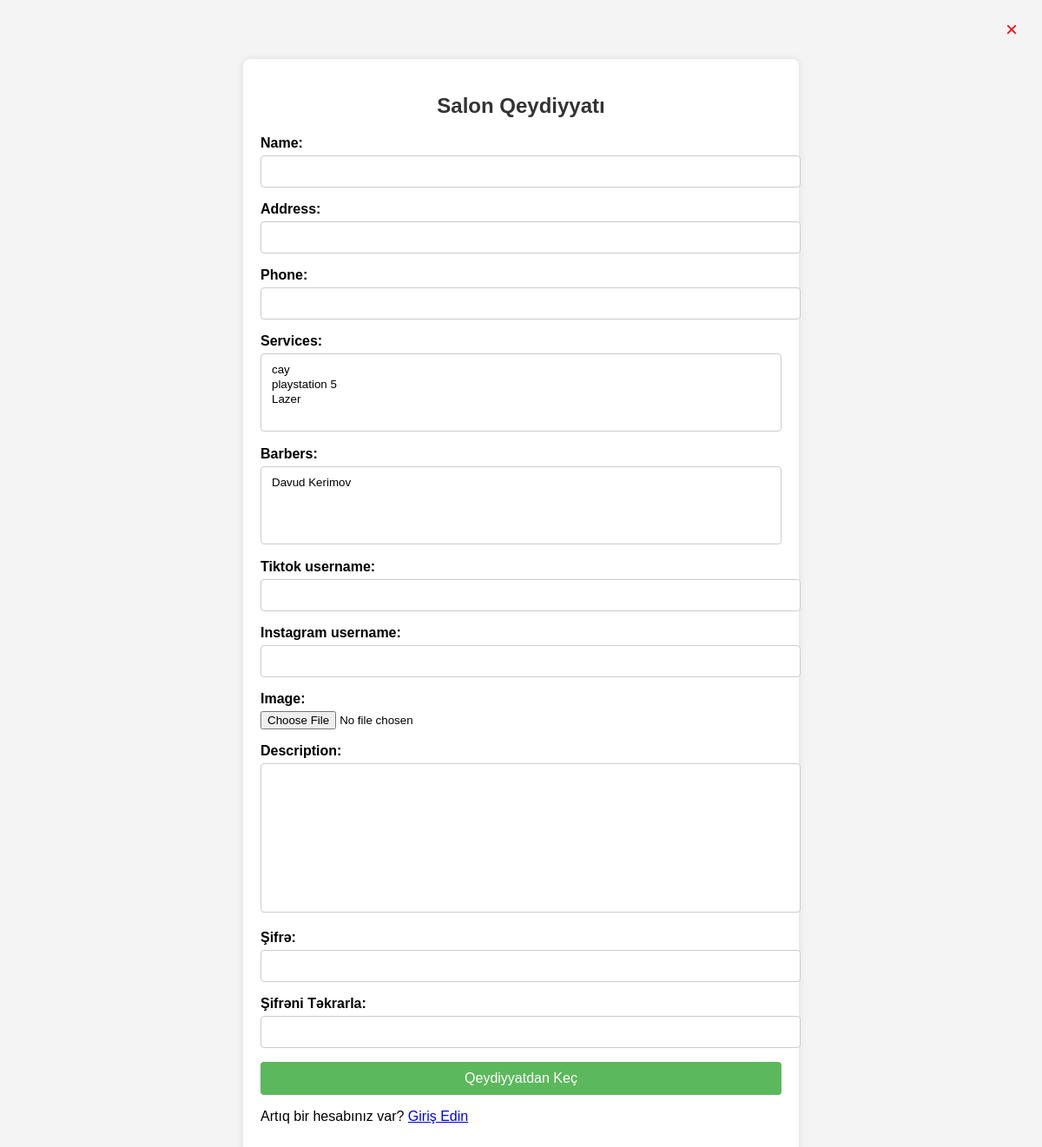
Page /users/register_salon/ on the earlier database version.
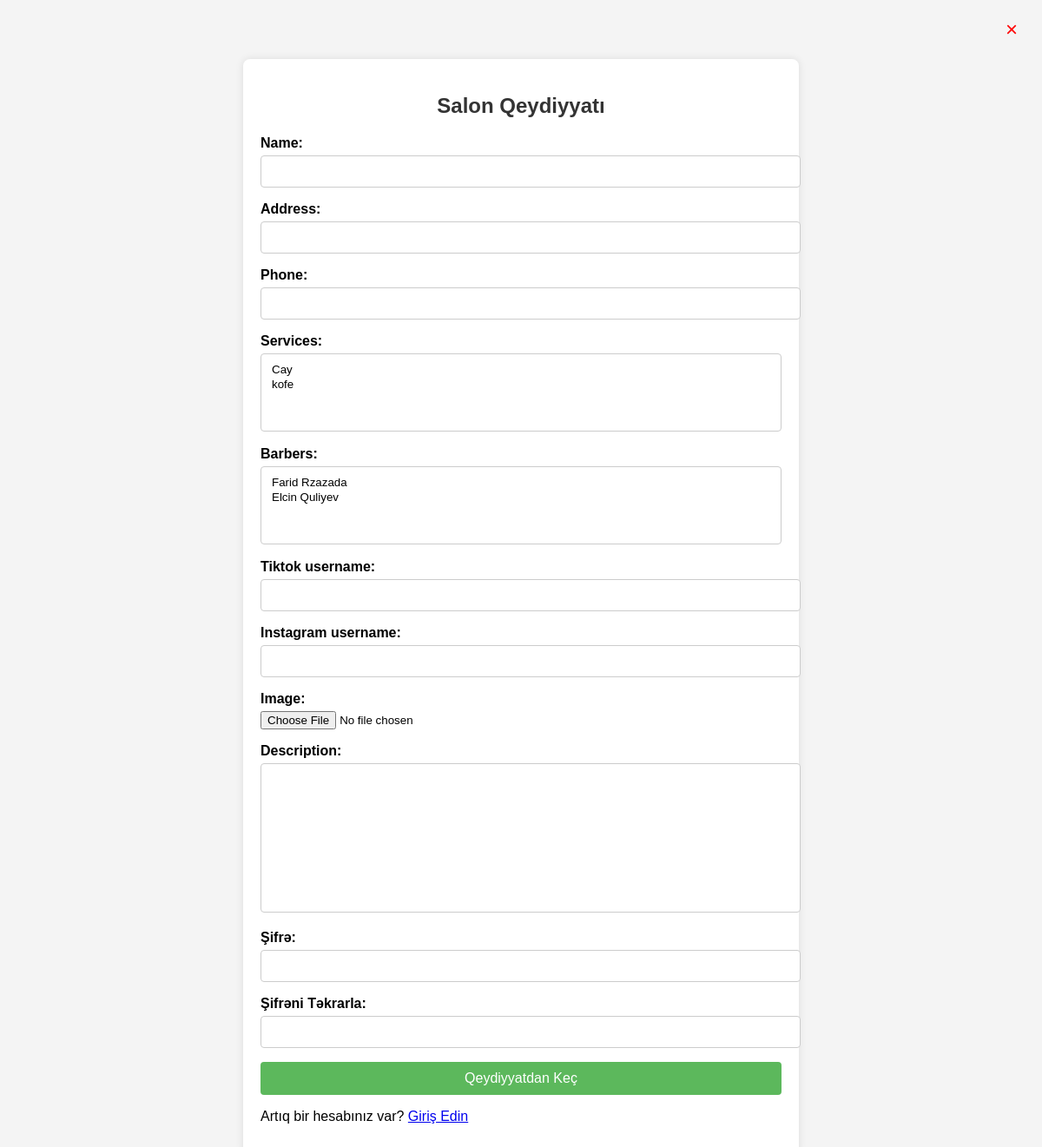
Same page on the later database version.
### users/views.py (the view)
# urls.py: path('register_salon/', views.register_salon, name='register_salon'),
def register_salon(request):
    if request.method == 'POST':
        form = SalonRegisterForm(request.POST, request.FILES)
        if form.is_valid():
            name = form.cleaned_data['name']
            address = form.cleaned_data['address']
            phone = form.cleaned_data['phone']
            services = form.cleaned_data['services']
            barbers = form.cleaned_data.get('barbers')
            image = form.cleaned_data['image']
            description = form.cleaned_data['description']
            password = form.cleaned_data['password']
            tiktok_username = form.cleaned_data['tiktok_username']
            instagram_username = form.cleaned_data['instagram_username']
            if Salon.objects.filter(name=name).exists():
                messages.error(request, 'Bu salon adı artıq mövcuddur.')
                return render(request, 'users/register_salon.html', {'form': form})
            encrypted_password = make_password(password)
            salon = Salon(name=name, address=address, phone=phone, password=encrypted_password)
            salon.save()
            for service in services:
                services_obj = SalonServices.objects.get(id=service)
                salon.services.add(services_obj)
            if barbers:
                barber_obj = Barber.objects.get(id=barbers)
                salon.barbers.add(barber_obj)
            Profile.objects.create(
                salon=salon,
                address=address,
                phone=phone,
                tiktok_username=tiktok_username,
                instagram_username=instagram_username,
                image=image,
                description=description,
            )
            messages.success(request, 'Qeydiyyat uğurla tamamlandı.')
            return redirect('home')
        else:
            messages.error(request, 'Formda səhvlər var, zəhmət olmasa onları düzəldin.')
    else:
        form = SalonRegisterForm()
    return render(request, 'users/register_salon.html', {'form': form})

### users/forms.py (shortened to what this page needs)
class SalonRegisterForm(forms.ModelForm):
    password = forms.CharField(widget=forms.PasswordInput, label='Şifrə')
    confirm_password = forms.CharField(widget=forms.PasswordInput, label='Şifrəni Təkrarla')
    class Meta:
        model = Salon
        fields = ['name', 'address', 'phone', 'services', 'barbers', 'tiktok_username', 'instagram_username', 'image', 'description']

### services/models.py (called while the page is built)
    def __str__(self):
        return self.name

### users/models.py (called while the page is built)
    def __str__(self):
        return f"{self.first_name} {self.last_name}"

### users/templates/users/register_salon.html (shortened to what this page needs)
{% load static %}
<!DOCTYPE html>
<html lang="az">
<head>
    <link rel="stylesheet" href="{% static 'users/register_salon.css' %}">
</head>
<body>
    <div class="btn">
        <a href="{% url 'home' %}" class="new-ad-button">&times;</a>
    </div>
    <div class="register-container">
        <h2>Salon Qeydiyyatı</h2>
        <form method="post" enctype="multipart/form-data">
            {{ form.as_p }}
            <button type="submit">Qeydiyyatdan Keç</button>
        </form>
        <p>Artıq bir hesabınız var? <a href="{% url 'login_user' %}">Giriş Edin</a></p>
    </div>
</body>
</html>

Differences in the rows shown:
changed SalonServices: name "cay" → "Cay" (drawn)
Other differences:
form field services: "cay / playstation 5 / Lazer" → "Cay / kofe"
form field barbers: "Davud Kerimov" → "Farid Rzazada / Elcin Quliyev"
